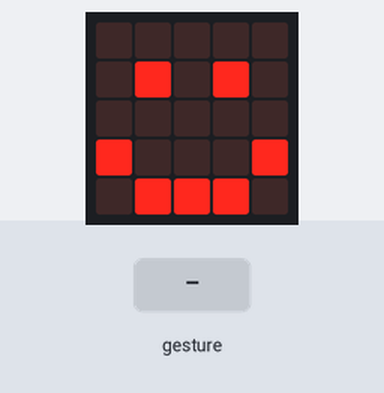
The program below on a simulated BBC micro:bit (MakeCode). Shown: the board's 5×5 LED display. Inputs (shaded band) come from the test bench. A tilt is held for 1.5 s and a shake lasts 1 s, then the board lies face up again.

Above: at 3.0 s.
3.1 s: gesture 'logo down'
At 3.7 s:
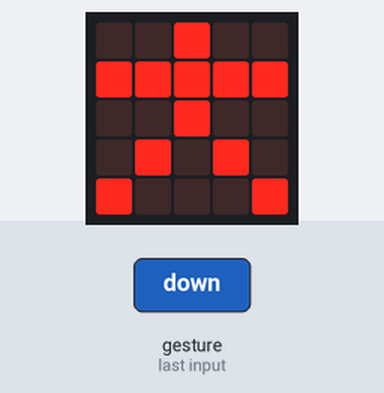
5.5 s: gesture 'shake'
At 7.0 s:
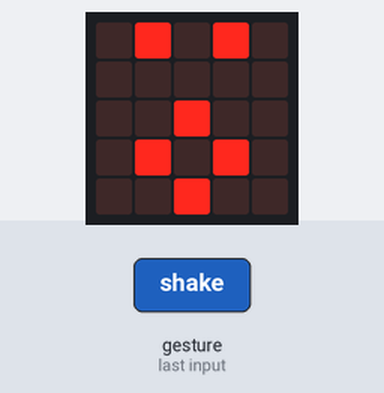
8.5 s: gesture 'logo up'
At 9.0 s:
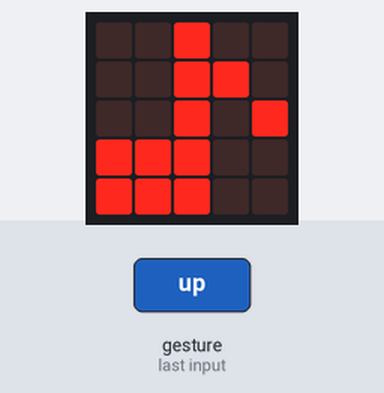
Timing chart, 0 to 11.5 s (numbered marks = the images above; inputs shaded):
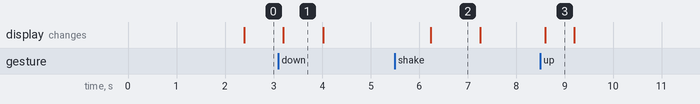

The program:

main.ts
```typescript
input.onGesture(Gesture.LogoDown, function () {
    таймер = 0
    basic.showIcon(IconNames.StickFigure)
})
input.onGesture(Gesture.Shake, function () {
    таймер = 0
    basic.showIcon(IconNames.Surprised)
})
input.onGesture(Gesture.LogoUp, function () {
    таймер = 0
    basic.showIcon(IconNames.EigthNote)
})
let таймер = 0
basic.showLeds(`
    . . . . .
    . # . # .
    . . . . .
    . # # # .
    . . # . .
    `)
basic.pause(1000)
basic.forever(function () {
    basic.pause(1000)
    таймер += 1
    if (таймер <= 2) {
        basic.showIcon(IconNames.Happy)
    }
    if (таймер == 3) {
        basic.showIcon(IconNames.Sad)
    }
    if (таймер == 4) {
        basic.showIcon(IconNames.Asleep)
    }
    if (таймер == 5) {
        while (true) {
            basic.showIcon(IconNames.Skull)
        }
    }
})
```

test.ts
```typescript
// здесь помещаются тесты; они не будут скомпилированы, пока пакет используется в качестве расширения.
```

Measured:
- after the input at 3.1 s, the display: changes after 0.10 s (image 1)
- after the input at 5.5 s, the display: changes after 0.74 s (image 2)
- after the input at 8.5 s, the display: changes after 0.10 s (image 3)
- what the display in image 1 shows lasts 0.8 s, from 3.2 s to 4.0 s
- what the display in image 2 shows lasts 1.1 s, from 6.2 s to 7.3 s
- what the display in image 3 shows lasts 0.6 s, from 8.6 s to 9.2 s
